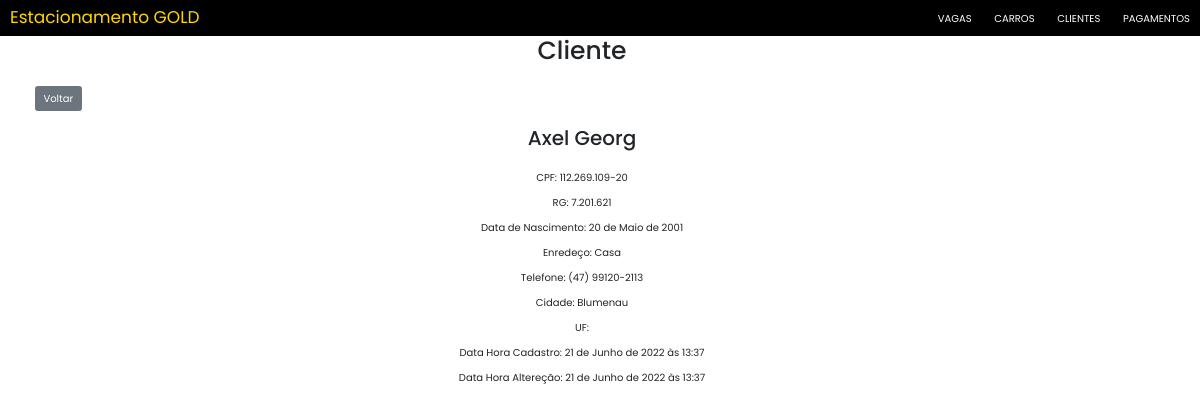
/clientes/detail/1/, run on the app's committed database.
### mainClientes/models.py (models this page shows, shortened)
class Cliente(models.Model):
    nome = models.CharField(max_length=255)
    cpf = models.CharField(max_length=14, unique=True, verbose_name="CPF")
    rg = models.CharField(max_length=10, verbose_name="RG")
    data_nascimento = models.DateField(verbose_name="Data de Nascimento")
    endereco = models.CharField(max_length=80, verbose_name="Endereço")
    telefone = models.CharField(max_length=15, verbose_name="Telefone")
    cidade = models.CharField(max_length=50, verbose_name="Cidade")
    uF = EnumChoiceField(EnumUF)
    dataHoraCadastro = models.DateTimeField(
        auto_now_add=True, editable=False, verbose_name="Data e Hora Cadastro")
    dataHoraAlteracao = models.DateTimeField(
        auto_now=True, editable=False, verbose_name="Data e Hora Alteração")

### mainClientes/views.py (the view)
# urls.py: path("detail/<int:pk>/", views.ClienteDetail.as_view(), name="detail"),
class ClienteDetail(DetailView):
    model = Cliente
    fields = '__all__'

### mainClientes/templates/mainClientes/cliente_detail.html (shortened to what this page needs)
{% extends 'Estacionamento/base.html' %}
{% load static %}
{% block titleBody %}Cliente{% endblock %}
{% block content %}
<a style="margin-left:3%" href="{% url 'mainClientes:list' %}"><input type="submit" class="btn btn-secondary" value="Voltar" /></a>
<div style="text-align:center;">
    <h2>{{cliente.nome}}</h2>
    <p>CPF: {{cliente.cpf}}</p>
    <p>RG: {{cliente.rg}}</p>
    <p>Data de Nascimento: {{cliente.data_nascimento}}</p>
    <p>Enredeço: {{cliente.endereco}}</p>
    <p>Telefone: {{cliente.telefone}}</p>
    <p>Cidade: {{cliente.cidade}}</p>
    <p>UF: {{cliente.uF.value}}</p>
    <p>Data Hora Cadastro: {{cliente.dataHoraCadastro}}</p>
    <p>Data Hora Altereção: {{cliente.dataHoraAlteracao}}</p>
</div>
{% endblock %}

### Estacionamento/static/index.css (style rules this page uses)
body { font-family: "Poppins", sans-serif; }

### data on the page
Cliente: nome "Axel Georg", cpf "112.269.109-20", rg "7.201.621", data_nascimento "20 de Maio de 2001", endereco "Casa", telefone "(47) 99120-2113", cidade "Blumenau", dataHoraCadastro "21 de Junho de 2022 às 13:37", dataHoraAlteracao "21 de Junho de 2022 às 13:37"
